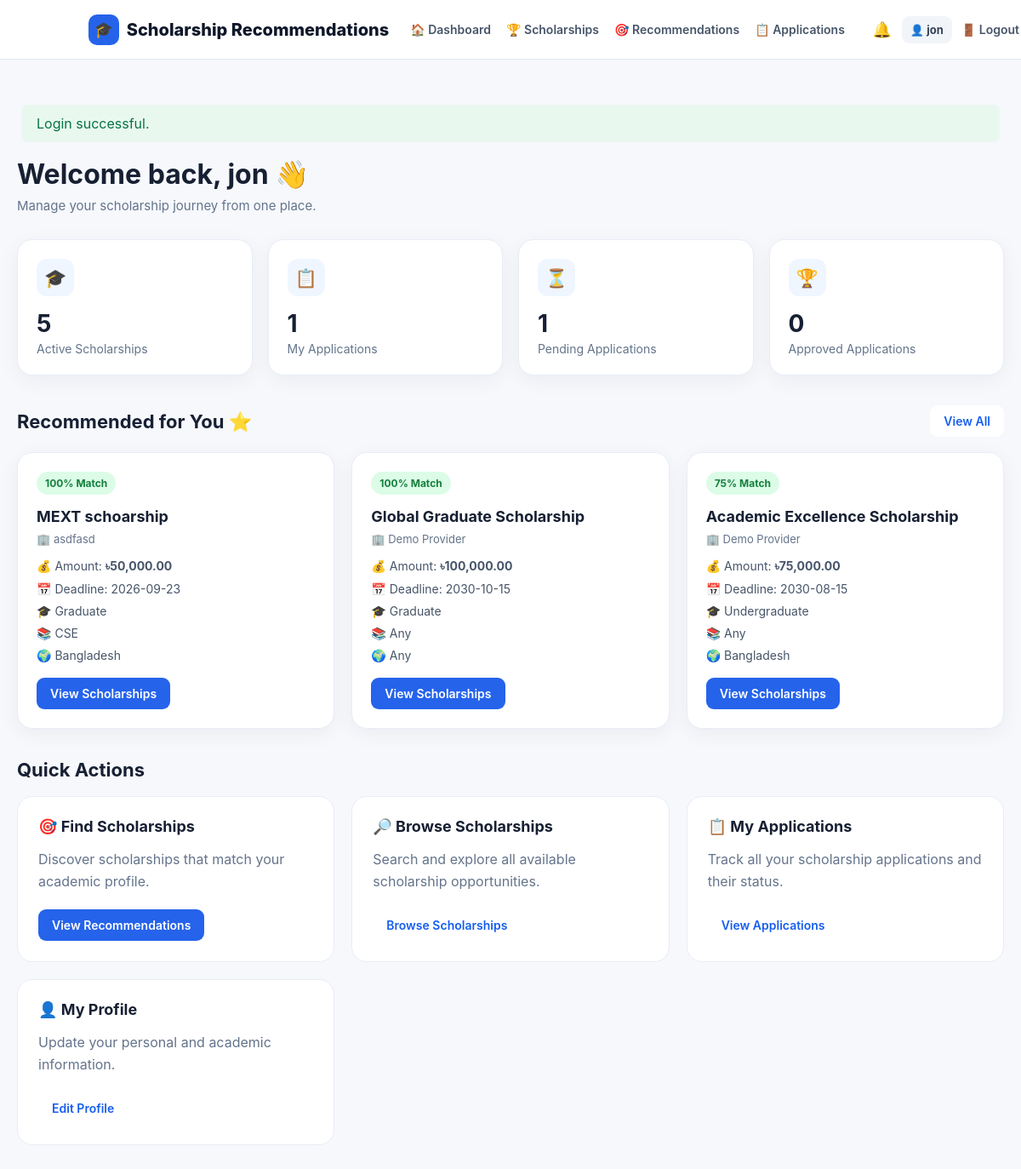
/dashboard.php (signed in), run on the app's committed database.
### tables this page shows
CREATE TABLE `scholarships` (
  `id` int(11) NOT NULL AUTO_INCREMENT, `provider_id` int(11) NOT NULL, `title` varchar(200) NOT NULL,
  `description` text NOT NULL, `provider_name` varchar(150) NOT NULL, `amount` decimal(12,2) DEFAULT 0.00,
  `deadline` date NOT NULL, `min_cgpa` decimal(4,2) DEFAULT 0.00, `education_level` varchar(80) DEFAULT 'Any',
  `field_of_study` varchar(120) DEFAULT 'Any', `country` varchar(100) DEFAULT 'Any',
  `created_at` timestamp NOT NULL DEFAULT current_timestamp(), PRIMARY KEY (`id`), KEY `provider_id` (`provider_id`),
  CONSTRAINT `fk_scholarship_provider` FOREIGN KEY (`provider_id`) REFERENCES `users` (`id`) ON DELETE CASCADE
);

### dashboard.php (the view, shortened to what this page needs)
<?php
require_once 'config.php';
$u = user();
$role = $u['role'] ?? 'student';
if ($role === 'student') {
    $sid = (int)$u['id'];
    $stmt = $conn->prepare("
        SELECT COUNT(*) AS total
        FROM scholarships
        WHERE deadline >= CURDATE()
    ");
    $stmt->execute();
    $result = $stmt->get_result();
    $activeScholarships = (int)$result->fetch_assoc()['total'];
    $stmt = $conn->prepare("
        SELECT COUNT(*) AS total
        FROM applications
        WHERE student_id = ?
    ");
    $stmt->bind_param("i", $sid);
    $stmt->execute();
    $result = $stmt->get_result();
    $applications = (int)$result->fetch_assoc()['total'];
    $stmt = $conn->prepare("
        SELECT COUNT(*) AS total
        FROM applications
        WHERE student_id = ?
        AND status = 'Approved'
    ");
    $stmt->bind_param("i", $sid);
    $stmt->execute();
    $result = $stmt->get_result();
    $approved = (int)$result->fetch_assoc()['total'];
    $stmt = $conn->prepare("
        SELECT COUNT(*) AS total
        FROM applications
        WHERE student_id = ?
        AND status = 'Pending'
    ");
    $stmt->bind_param("i", $sid);
    $stmt->execute();
    $result = $stmt->get_result();
    $pending = (int)$result->fetch_assoc()['total'];
    $educationLevel = trim($u['education_level'] ?? '');
    $fieldOfStudy = trim($u['field_of_study'] ?? '');
    $country = trim($u['country'] ?? '');
    $cgpa = (float)($u['cgpa'] ?? 0);
    $stmt = $conn->prepare("
        SELECT
            id,
            title,
            description,
            provider_name,
            amount,
            deadline,
            min_cgpa,
            education_level,
            field_of_study,
            country,
            (
                CASE
                    WHEN education_level = 'Any'
                    OR education_level = ?
                    THEN 25
                    ELSE 0
                END
                +
                CASE
                    WHEN field_of_study = 'Any'
                    OR field_of_study = ?
                    THEN 25
                    ELSE 0
                END
                +
                CASE
                    WHEN country = 'Any'
                    OR country = ?
                    THEN 20
                    ELSE 0
                END
                +
                CASE
                    WHEN min_cgpa <= ?
                    THEN 30
                    ELSE 0
                END
            ) AS match_score
        FROM scholarships
        WHERE deadline >= CURDATE()
        ORDER BY match_score DESC, deadline ASC
        LIMIT 3
    ");
    $stmt->bind_param(
        "sssd",
        $educationLevel,
        $fieldOfStudy,
        $country,
        $cgpa
    );
    $stmt->execute();
    $recommendations = $stmt->get_result();
}
?>
<!DOCTYPE html>
<html lang="en">
<head>
    <?php include 'partials/head.php'; ?>
</head>
<body>
<?php include 'partials/nav.php'; ?>
<main class="dashboard-container">
    <section class="welcome-section">
        <div>
            <h1>
                Welcome back,
                <?= e($u['name']) ?>
                👋
            </h1>
            <p>
                Manage your scholarship journey from one place.
            </p>
        </div>
    </section>
    <?php if ($role === 'student'): ?>
        <section class="section">
            <div class="stats-grid">
                <div class="stat-card">
                    <div class="stat-icon">
                        🎓
                    </div>
                    <span class="stat-number">
                        <?= $activeScholarships ?>
                    </span>
                    <div class="stat-label">
                        Active Scholarships
                    </div>
                </div>
                <div class="stat-card">
                    <div class="stat-icon">
                        📋
                    </div>
                    <span class="stat-number">
                        <?= $applications ?>
                    </span>
                    <div class="stat-label">
                        My Applications
                    </div>
                </div>
                <div class="stat-card">
                    <div class="stat-icon">
                        ⏳
                    </div>
                    <span class="stat-number">
                        <?= $pending ?>
                    </span>
                    <div class="stat-label">
                        Pending Applications
                    </div>
                </div>
                <div class="stat-card">
                    <div class="stat-icon">
                        🏆
                    </div>
                    <span class="stat-number">
                        <?= $approved ?>
                    </span>
                    <div class="stat-label">
                        Approved Applications
                    </div>
                </div>
            </div>
        </section>
        <section class="section">
            <div class="section-header">
                <h2>
                    Recommended for You ⭐
                </h2>
                <a
                    href="recommendations.php"
                    class="dashboard-btn secondary"
                >
                    View All
                </a>
            </div>
            <div class="recommendation-grid">
                <?php if (
                    $recommendations &&
                    $recommendations->num_rows > 0
                ): ?>
                    <?php while (
                        $s = $recommendations->fetch_assoc()
                    ): ?>
                        <article class="scholarship-card">
                            <span class="match-badge">
                                <?= (int)$s['match_score'] ?>%
                                Match
                            </span>
                            <h3>
                                <?= e($s['title']) ?>
                            </h3>
                            <div class="provider-name">
                                🏢
                                <?= e($s['provider_name']) ?>
                            </div>
                            <div class="scholarship-info">
                                <div>
                                    💰 Amount:
                                    <strong>
                                        ৳<?= number_format(
                                            (float)$s['amount'],
                                            2
                                        ) ?>
                                    </strong>
                                </div>
                                <div>
                                    📅 Deadline:
                                    <?= e($s['deadline']) ?>
                                </div>
                                <div>
                                    🎓
                                    <?= e(
                                        $s['education_level']
                                    ) ?>
                                </div>
                                <div>
                                    📚
                                    <?= e(
                                        $s['field_of_study']
                                    ) ?>
                                </div>
                                <div>
                                    🌍
                                    <?= e(
                                        $s['country']
                                    ) ?>
                                </div>
                            </div>
                            <a
                                href="scholarships.php"
                                class="dashboard-btn"
                            >
                                View Scholarships
                            </a>
                        </article>
                    <?php endwhile; ?>
                <?php endif; ?>
            </div>
        </section>
        <section class="section">
            <div class="section-header">
                <h2>
                    Quick Actions
                </h2>
            </div>
            <div class="action-grid">
                <div class="action-card">
                    <h3>
                        🎯 Find Scholarships
                    </h3>
                    <p>
                        Discover scholarships that match
                        your academic profile.
                    </p>
                    <a
                        href="recommendations.php"
                        class="dashboard-btn"
                    >
                        View Recommendations
                    </a>
                </div>
                <div class="action-card">
                    <h3>
                        🔎 Browse Scholarships
                    </h3>
                    <p>
                        Search and explore all available
                        scholarship opportunities.
                    </p>
                    <a
                        href="scholarships.php"
                        class="dashboard-btn secondary"
                    >
                        Browse Scholarships
                    </a>
                </div>
                <div class="action-card">
                    <h3>
                        📋 My Applications
                    </h3>
                    <p>
                        Track all your scholarship
                        applications and their status.
                    </p>
                    <a
                        href="applications.php"
                        class="dashboard-btn secondary"
                    >
                        View Applications
                    </a>
                </div>
                <div class="action-card">
                    <h3>
                        👤 My Profile
                    </h3>
                    <p>
                        Update your personal and academic
                        information.
                    </p>
                    <a
                        href="profile.php"
                        class="dashboard-btn secondary"
                    >
                        Edit Profile
                    </a>
                </div>
            </div>
        </section>
    <?php endif; ?>
</main>
</body>
</html>

### assets/style.css (style rules this page uses)
* { box-sizing:border-box }
body { margin:0;font-family:Inter,Arial,sans-serif;background:#f5f7fb;color:#182230 }
.secondary { background:#fff!important;color:#155eef!important;border:1px solid #b9c8e8 }

### dashboard.php (style rules this page uses)
body { background: #f6f8fc; }
.dashboard-container { max-width: 1200px; margin: 0 auto; padding: 35px 20px 60px; }
.welcome-section { display: flex; justify-content: space-between; align-items: center; gap: 20px; margin-bottom: 30px; }
.welcome-section h1 { margin: 0; font-size: 32px; color: #172033; }
.welcome-section p { margin: 8px 0 0; color: #64748b; font-size: 15px; }
.stats-grid { display: grid; grid-template-columns: repeat(4, 1fr); gap: 18px; margin-bottom: 30px; }
.stat-card { background: white; border: 1px solid #e8edf5; border-radius: 18px; padding: 22px; box-shadow: 0 6px 25px rgba(15, 23, 42, 0.05); }
.stat-icon { width: 44px; height: 44px; border-radius: 12px; background: #eff6ff; display: flex; align-items: center; justify-content: center; font-size: 21px; margin-bottom: 15px; }
.stat-number { display: block; font-size: 28px; font-weight: 700; color: #172033; }
.stat-label { color: #64748b; font-size: 14px; margin-top: 4px; }
.section { margin-bottom: 35px; }
.section-header { display: flex; justify-content: space-between; align-items: center; gap: 15px; margin-bottom: 18px; }
.section-header h2 { margin: 0; font-size: 22px; color: #172033; }
.recommendation-grid { display: grid; grid-template-columns: repeat(3, 1fr); gap: 20px; }
.scholarship-card { background: white; border: 1px solid #e8edf5; border-radius: 18px; padding: 22px; box-shadow: 0 6px 25px rgba(15, 23, 42, 0.05); transition: 0.2s; }
.scholarship-card h3 { margin: 0 0 8px; color: #172033; font-size: 18px; }
.provider-name { color: #64748b; font-size: 13px; margin-bottom: 15px; }
.match-badge { display: inline-block; background: #dcfce7; color: #15803d; padding: 6px 10px; border-radius: 20px; font-size: 12px; font-weight: 700; margin-bottom: 15px; }
.scholarship-info { display: grid; gap: 9px; margin-bottom: 18px; color: #475569; font-size: 14px; }
.action-grid { display: grid; grid-template-columns: repeat(3, 1fr); gap: 20px; }
.action-card { background: white; border: 1px solid #e8edf5; border-radius: 18px; padding: 24px; transition: 0.2s; }
.action-card h3 { margin: 0 0 8px; color: #172033; font-size: 18px; }
.action-card p { color: #64748b; line-height: 1.6; min-height: 55px; }
.dashboard-btn { display: inline-block; text-decoration: none; background: #2563eb; color: white; padding: 10px 16px; border-radius: 9px; font-size: 14px; font-weight: 600; border: none; cursor: pointer; }
.dashboard-btn.secondary { background: #eff6ff; color: #2563eb; }

### data on the page
scholarships: match_score "100", title "MEXT schoarship", provider_name "asdfasd", amount "50,000.00", deadline "2026-09-23", education_level "Graduate", field_of_study "CSE", country "Bangladesh"
scholarships: match_score "100", title "Global Graduate Scholarship", provider_name "Demo Provider", amount "100,000.00", deadline "2030-10-15", education_level "Graduate", field_of_study "Any", country "Any"
scholarships: match_score "75", title "Academic Excellence Scholarship", provider_name "Demo Provider", amount "75,000.00", deadline "2030-08-15", education_level "Undergraduate", field_of_study "Any", country "Bangladesh"

### other printed values
$current_user['name'] "jon"
$f['msg'] "Login successful."
$u['name'] "jon"
$activeScholarships "5"
$applications "1"
$pending "1"
$approved "0"
